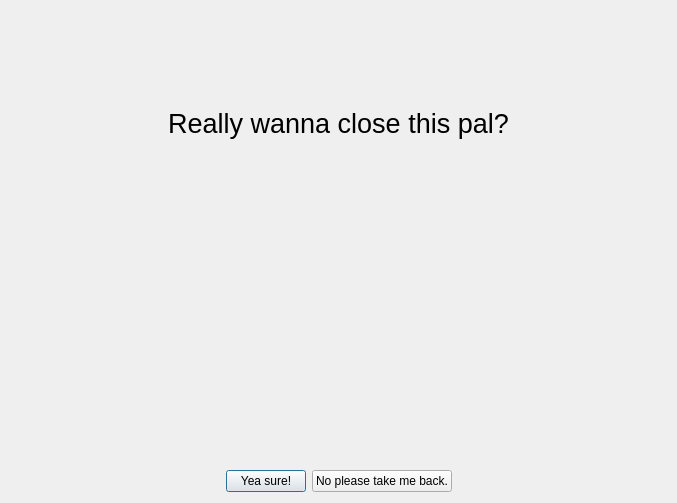
<?xml version="1.0" encoding="UTF-8"?>
<ui version="4.0">
 <class>sureBro</class>
 <widget class="QDialog" name="sureBro">
  <property name="geometry">
   <rect>
    <x>0</x>
    <y>0</y>
    <width>677</width>
    <height>503</height>
   </rect>
  </property>
  <property name="windowTitle">
   <string>Dialog</string>
  </property>
  <layout class="QVBoxLayout" name="verticalLayout">
   <item>
    <widget class="QLabel" name="label">
     <property name="font">
      <font>
       <pointsize>20</pointsize>
      </font>
     </property>
     <property name="text">
      <string>Really wanna close this pal?</string>
     </property>
     <property name="alignment">
      <set>Qt::AlignCenter</set>
     </property>
    </widget>
   </item>
   <item>
    <widget class="QLabel" name="label_2">
     <property name="text">
      <string>&lt;html&gt;&lt;head/&gt;&lt;body&gt;&lt;p align=&quot;center&quot;&gt;&lt;img src=&quot;:/newPrefix/Graphical QT5/please_dont.jpg&quot;/&gt;&lt;/p&gt;&lt;/body&gt;&lt;/html&gt;</string>
     </property>
    </widget>
   </item>
   <item>
    <layout class="QHBoxLayout" name="horizontalLayout">
     <item>
      <spacer name="horizontalSpacer">
       <property name="orientation">
        <enum>Qt::Horizontal</enum>
       </property>
       <property name="sizeHint" stdset="0">
        <size>
         <width>40</width>
         <height>20</height>
        </size>
       </property>
      </spacer>
     </item>
     <item>
      <widget class="QPushButton" name="pushButton_2">
       <property name="text">
        <string>Yea sure!</string>
       </property>
      </widget>
     </item>
     <item>
      <widget class="QPushButton" name="pushButton">
       <property name="text">
        <string>No please take me back.</string>
       </property>
      </widget>
     </item>
     <item>
      <spacer name="horizontalSpacer_2">
       <property name="orientation">
        <enum>Qt::Horizontal</enum>
       </property>
       <property name="sizeHint" stdset="0">
        <size>
         <width>40</width>
         <height>20</height>
        </size>
       </property>
      </spacer>
     </item>
    </layout>
   </item>
  </layout>
 </widget>
 <resources>
  <include location="../resource.qrc"/>
 </resources>
 <connections>
  <connection>
   <sender>pushButton_2</sender>
   <signal>clicked()</signal>
   <receiver>sureBro</receiver>
   <slot>yes()</slot>
   <hints>
    <hint type="sourcelabel">
     <x>310</x>
     <y>492</y>
    </hint>
    <hint type="destinationlabel">
     <x>676</x>
     <y>502</y>
    </hint>
   </hints>
  </connection>
  <connection>
   <sender>pushButton</sender>
   <signal>clicked()</signal>
   <receiver>sureBro</receiver>
   <slot>no()</slot>
   <hints>
    <hint type="sourcelabel">
     <x>441</x>
     <y>492</y>
    </hint>
    <hint type="destinationlabel">
     <x>676</x>
     <y>502</y>
    </hint>
   </hints>
  </connection>
 </connections>
 <slots>
  <slot>yes()</slot>
  <slot>no()</slot>
 </slots>
</ui>
